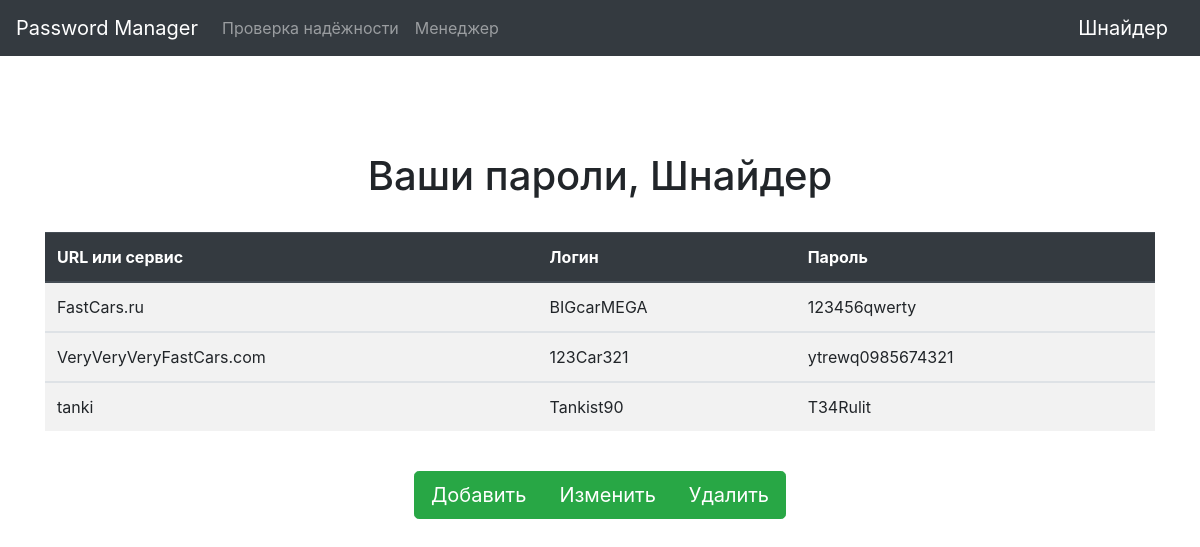
/manager (signed in), run on the app's committed database.
### data/users.py (models this page shows, shortened)
class User(SqlAlchemyBase, UserMixin, SerializerMixin):
    __tablename__ = 'users'
    id = sqlalchemy.Column(sqlalchemy.Integer, primary_key=True, autoincrement=True)
    name = sqlalchemy.Column(sqlalchemy.String, nullable=True)
    email = sqlalchemy.Column(sqlalchemy.String, index=True, unique=True, nullable=True)
    hashed_password = sqlalchemy.Column(sqlalchemy.String, nullable=True)
    created_date = sqlalchemy.Column(sqlalchemy.DateTime, default=datetime.datetime.now)
    passwords = orm.relation("Password", back_populates='user')

### data/passwords.py (models this page shows)
class Password(SqlAlchemyBase, SerializerMixin):
    __tablename__ = 'passwords'
    id = sqlalchemy.Column(sqlalchemy.Integer, primary_key=True, autoincrement=True)
    url = sqlalchemy.Column(sqlalchemy.String, nullable=False)
    login = sqlalchemy.Column(sqlalchemy.String, nullable=True)
    password = sqlalchemy.Column(sqlalchemy.String, nullable=True)
    user_id = sqlalchemy.Column(sqlalchemy.Integer, sqlalchemy.ForeignKey("users.id"))
    user = orm.relation('User')

### main.py (the view)
    @app.route("/manager")
    def manager():
        if current_user.is_authenticated:
            session = db_session.create_session()
            passwords = session.query(Password).filter(Password.user == current_user)
            return render_template("manager.html", passwords=passwords)
        else:
            return render_template("manager.html")

### data/db_session.py (called while the page is built)
def create_session() -> Session:
    global __factory
    return __factory()

### templates/manager.html
{% extends "base.html" %}
{% block content %}
{% if current_user.is_authenticated %}
<center>
    <br><br><br><br>
    <h1>Ваши пароли, {{ current_user.name }}</h1><br>
    <div class="container">
        <table class="table table-striped">
            <thead class="thead-dark">
            <tr>
                <th scope="col">URL или сервис</th>
                <th scope="col">Логин</th>
                <th scope="col">Пароль</th>
            </tr>
            </thead>
            {% for item in passwords %}
            <tbody>
            <tr>
                <td>{{item.url}}</td>
                <td>{{item.login}}</td>
                <td>{{item.password}}</td>
            </tr>
            </tbody>
            {% endfor %}
        </table>
        <br>
        <div class="btn-group" role="group" aria-label="Basic example">
            <a type="button" href="add" class="btn btn-success btn-lg">Добавить</a>
            <a type="button" href="change" class="btn btn-success btn-lg">Изменить</a>
            <a type="button" href="delete" class="btn btn-success btn-lg">Удалить</a>
        </div>
    </div>
</center>
{% else %}
<center>
    <div class="alert alert-danger" role="alert">
        <h1 class="display-3">Чтобы воспользоваться менеджером войдите!</h1>
    </div>
</center>
{% endif %}
{% endblock %}

### templates/base.html (shortened to what this page needs)
<!doctype html>
<html lang="en">
<head>
    <link rel="stylesheet"
          href="https://stackpath.bootstrapcdn.com/bootstrap/4.4.1/css/bootstrap.min.css"
>
</head>
<body>
<nav class="navbar navbar-expand-lg navbar-dark bg-dark">
    <a class="navbar-brand" href="/">Password Manager</a>
    <div class="collapse navbar-collapse" id="navbarSupportedContent">
        <ul class="navbar-nav mr-auto">
            <li class="nav-item">
                <a class="nav-link" href="/testpass">Проверка надёжности</a>
            </li>
            <li class="nav-item">
                <a class="nav-link" href="/manager">Менеджер</a>
            </li>
        </ul>
        {% if current_user.is_authenticated %}
        <a class="navbar-brand" href="/logout">{{ current_user.name }}</a>
        {% endif %}
    </div>
</nav>
{% block content %}{% endblock %}
</body>
</html>

### data on the page
User: name "Шнайдер"
Password: url "FastCars.ru", login "BIGcarMEGA", password "123456qwerty"
Password: url "VeryVeryVeryFastCars.com", login "123Car321", password "ytrewq0985674321"
Password: url "tanki", login "Tankist90", password "T34Rulit"
